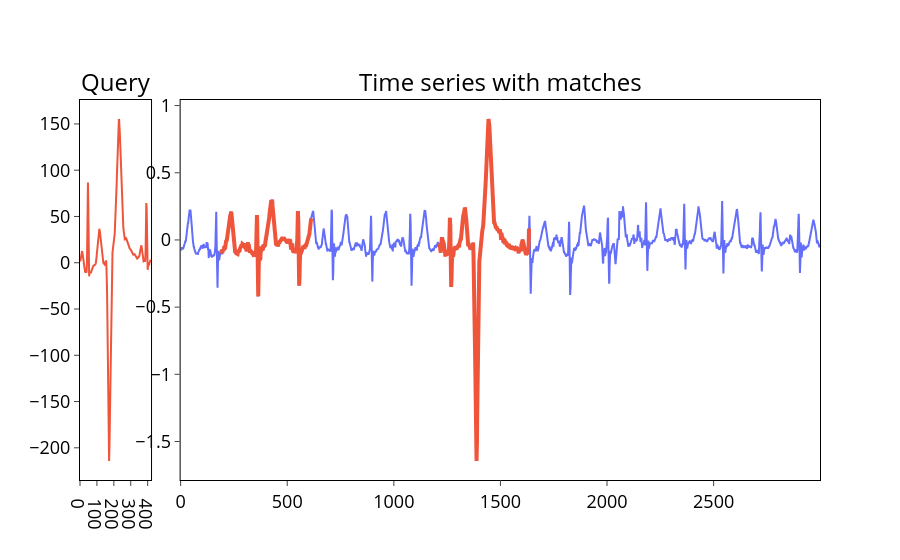

Notebook code for this chart:
### Markdown cell above
### **Задача 7.**
  
Реализуйте технику каскадного применения нижних границ и сами нижние границы,  заполнив пропуски в классе `UCR_DTW`, в модуле *bestmatch.py*.
Выполните алгоритм UCR-DTW на данных ЭКГ из предыдущих частей, задав такие же значения входных параметров, что и для наивного алгоритма из части 2, и визуализируйте результаты. Убедитесь, что результаты UCR-DTW совпадают с результатами наивного алгоритма.

### Code cell
top_k = 2
r = 0.01
excl_zone_frac = 1
is_normalize = True

ucr_dtw_results = {}

ucr_dtw = UCR_DTW(
    excl_zone_frac=excl_zone_frac,
    topK=top_k,
    is_normalize=is_normalize,
    r=r
)

ucr_dtw_results = ucr_dtw.perform(ts, query)

print("UCR-DTW:")
print("Индексы:", ucr_dtw_results['indices'])
print("Расстояния:", ucr_dtw_results['distances'])

print("\nNaive DTW:")
print("Индексы:", naive_bestmatch_results['indices'])
print("Расстояния:", naive_bestmatch_results['distances'])

plot_bestmatch_results(ts, query, ucr_dtw_results)

### Figure 1 — Plotly figure (JSON) as saved in the notebook; plotly's stock layout.template omitted (floating-point values rounded to 4 significant figures; data arrays with more than 128 entries replaced by an {"elided": "..."} marker saying what was removed)
{"data": [{"line": {"color": "#EF553B"}, "x": {"elided": "421 int values"}, "y": {"elided": "421 float values"}, "type": "scatter", "xaxis": "x", "yaxis": "y"}, {"line": {"color": "#636EFA"}, "name": "Time series", "x": {"elided": "3000 int values"}, "y": {"elided": "3000 float values"}, "type": "scatter", "xaxis": "x2", "yaxis": "y2"}, {"line": {"color": "#EF553B", "width": 4}, "showlegend": false, "x": {"elided": "421 int values"}, "y": {"elided": "421 float values"}, "type": "scatter", "xaxis": "x2", "yaxis": "y2"}, {"line": {"color": "#EF553B", "width": 4}, "showlegend": false, "x": {"elided": "421 int values"}, "y": {"elided": "421 float values"}, "type": "scatter", "xaxis": "x2", "yaxis": "y2"}], "layout": {"xaxis": {"anchor": "y", "domain": [0.0, 0.096], "tickfont": {"size": 18, "color": "black"}, "showgrid": false, "linecolor": "#000", "ticks": "outside", "linewidth": 1, "tickwidth": 1, "mirror": true}, "yaxis": {"anchor": "x", "domain": [0.0, 1.0], "tickfont": {"size": 18, "color": "black"}, "showgrid": false, "linecolor": "#000", "ticks": "outside", "zeroline": false, "linewidth": 1, "tickwidth": 1, "mirror": true}, "xaxis2": {"anchor": "y2", "domain": [0.136, 1.0], "tickfont": {"size": 18, "color": "black"}, "showgrid": false, "linecolor": "#000", "ticks": "outside", "linewidth": 1, "tickwidth": 1, "mirror": true}, "yaxis2": {"anchor": "x2", "domain": [0.0, 1.0], "tickfont": {"size": 18, "color": "black"}, "showgrid": false, "linecolor": "#000", "ticks": "outside", "zeroline": false, "linewidth": 1, "tickwidth": 1, "mirror": true}, "annotations": [{"font": {"size": 24, "color": "black"}, "showarrow": false, "text": "Query", "x": 0.048, "xanchor": "center", "xref": "paper", "y": 1.0, "yanchor": "bottom", "yref": "paper"}, {"font": {"size": 24, "color": "black"}, "showarrow": false, "text": "Time series with matches", "x": 0.568, "xanchor": "center", "xref": "paper", "y": 1.0, "yanchor": "bottom", "yref": "paper"}], "title": {"x": 0.5}, "plot_bgcolor": "rgba(0,0,0,0)", "paper_bgcolor": "rgba(0,0,0,0)", "showlegend": false}}
